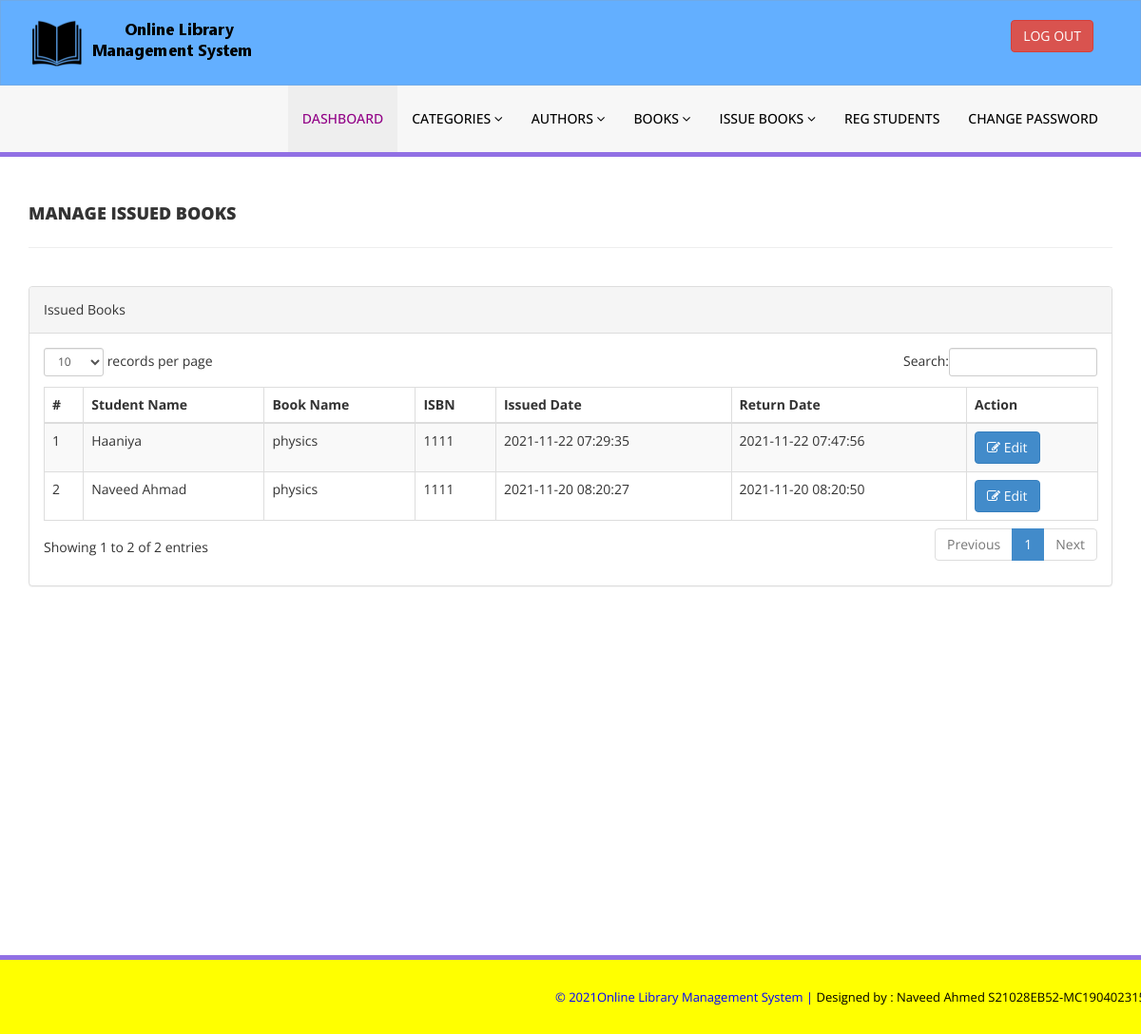
Screenshot of /admin/manage-issued-books.php (signed in) with the database file from the repository.
### tables this page shows
CREATE TABLE `tblissuedbookdetails` (
  `id` int(11) NOT NULL,
  `BookId` int(11) DEFAULT NULL,
  `StudentID` varchar(150) DEFAULT NULL,
  `IssuesDate` timestamp NULL DEFAULT current_timestamp(),
  `ReturnDate` timestamp NULL DEFAULT NULL ON UPDATE current_timestamp(),
  `RetrunStatus` int(1) DEFAULT NULL,
  `fine` int(11) DEFAULT NULL
);

CREATE TABLE `tblstudents` (
  `id` int(11) NOT NULL,
  `StudentId` varchar(100) DEFAULT NULL,
  `FullName` varchar(120) DEFAULT NULL,
  `EmailId` varchar(120) DEFAULT NULL,
  `MobileNumber` char(11) DEFAULT NULL,
  `Password` varchar(120) DEFAULT NULL,
  `Status` int(1) DEFAULT NULL,
  `RegDate` timestamp NULL DEFAULT current_timestamp(),
  `UpdationDate` timestamp NULL DEFAULT NULL ON UPDATE current_timestamp()
);

CREATE TABLE `tblbooks` (
  `id` int(11) NOT NULL,
  `BookName` varchar(255) DEFAULT NULL,
  `CatId` int(11) DEFAULT NULL,
  `AuthorId` int(11) DEFAULT NULL,
  `ISBNNumber` int(11) DEFAULT NULL,
  `BookPrice` int(11) DEFAULT NULL,
  `RegDate` timestamp NULL DEFAULT current_timestamp(),
  `UpdationDate` timestamp NULL DEFAULT NULL ON UPDATE current_timestamp(),
  `copies` int(11) DEFAULT NULL
);

### admin/manage-issued-books.php (the view, shortened to what this page needs)
<?php
include('includes/config.php');
if(strlen($_SESSION['alogin'])==0)
    {
header('location:index.php');
}
else{
    ?>
<!DOCTYPE html>
<html xmlns="http://www.w3.org/1999/xhtml">
<head>
    <link href="assets/css/bootstrap.css" rel="stylesheet" />
    <link href="assets/css/font-awesome.css" rel="stylesheet" />
    <link href="assets/js/dataTables/dataTables.bootstrap.css" rel="stylesheet" />
    <link href="assets/css/style.css" rel="stylesheet" />
</head>
<body>
<?php include('includes/header.php');?>
    <div class="content-wrapper">
         <div class="container">
        <div class="row pad-botm">
            <div class="col-md-12">
                <h4 class="header-line">Manage Issued Books</h4>
    </div>
     <div class="row">
</div>
        </div>
            <div class="row">
                <div class="col-md-12">
                    <div class="panel panel-default">
                        <div class="panel-heading">
                          Issued Books
                        </div>
                        <div class="panel-body">
                            <div class="table-responsive">
                                <table class="table table-striped table-bordered table-hover" id="dataTables-example">
                                    <thead>
                                        <tr>
                                            <th>#</th>
                                            <th>Student Name</th>
                                            <th>Book Name</th>
                                            <th>ISBN </th>
                                            <th>Issued Date</th>
                                            <th>Return Date</th>
                                            <th>Action</th>
                                        </tr>
                                    </thead>
                                    <tbody>
<?php $sql = "SELECT tblstudents.FullName,tblbooks.BookName,tblbooks.ISBNNumber,tblissuedbookdetails.IssuesDate,tblissuedbookdetails.ReturnDate,tblissuedbookdetails.id as rid from  tblissuedbookdetails join tblstudents on tblstudents.StudentId=tblissuedbookdetails.StudentId join tblbooks on tblbooks.id=tblissuedbookdetails.BookId order by tblissuedbookdetails.id desc";
$query = $dbh -> prepare($sql);
$query->execute();
$results=$query->fetchAll(PDO::FETCH_OBJ);
$cnt=1;
if($query->rowCount() > 0)
{
foreach($results as $result)
{               ?>
                                        <tr class="odd gradeX">
                                            <td class="center"><?php echo htmlentities($cnt);?></td>
                                            <td class="center"><?php echo htmlentities($result->FullName);?></td>
                                            <td class="center"><?php echo htmlentities($result->BookName);?></td>
                                            <td class="center"><?php echo htmlentities($result->ISBNNumber);?></td>
                                            <td class="center"><?php echo htmlentities($result->IssuesDate);?></td>
                                            <td class="center"><?php if($result->ReturnDate=="")
                                            {
                                                echo htmlentities("Not Return Yet");
                                            } else {
                                            echo htmlentities($result->ReturnDate);
}
                                            ?></td>
                                            <td class="center">
                                            <a href="update-issue-bookdeails.php?rid=<?php echo htmlentities($result->rid);?>"><button class="btn btn-primary"><i class="fa fa-edit "></i> Edit</button>
                                            </td>
                                        </tr>
 <?php $cnt=$cnt+1;}} ?>
                                    </tbody>
                                </table>
                            </div>
                        </div>
                    </div>
                </div>
            </div>
    </div>
    </div>
  <?php include('includes/footer.php');?>
</body>
</html>
<?php } ?>

### admin/assets/css/style.css (style rules this page uses)
.content-wrapper { margin-top: 40px; min-height:800px; padding-bottom:90px; }
.header-line { font-weight:900; padding-bottom:25px; border-bottom:1px solid #eeeeee; text-transform:uppercase; }
.pad-botm { padding-bottom:30px; }

### rows the page displays
tblissuedbookdetails: tblstudents.FullName "Haaniya", BookId.BookName "physics", BookId.ISBNNumber "1111", IssuesDate "2021-11-22 07:29:35", ReturnDate "2021-11-22 07:47:56"
tblissuedbookdetails: tblstudents.FullName "Naveed Ahmad", BookId.BookName "physics", BookId.ISBNNumber "1111", IssuesDate "2021-11-20 08:20:27", ReturnDate "2021-11-20 08:20:50"
